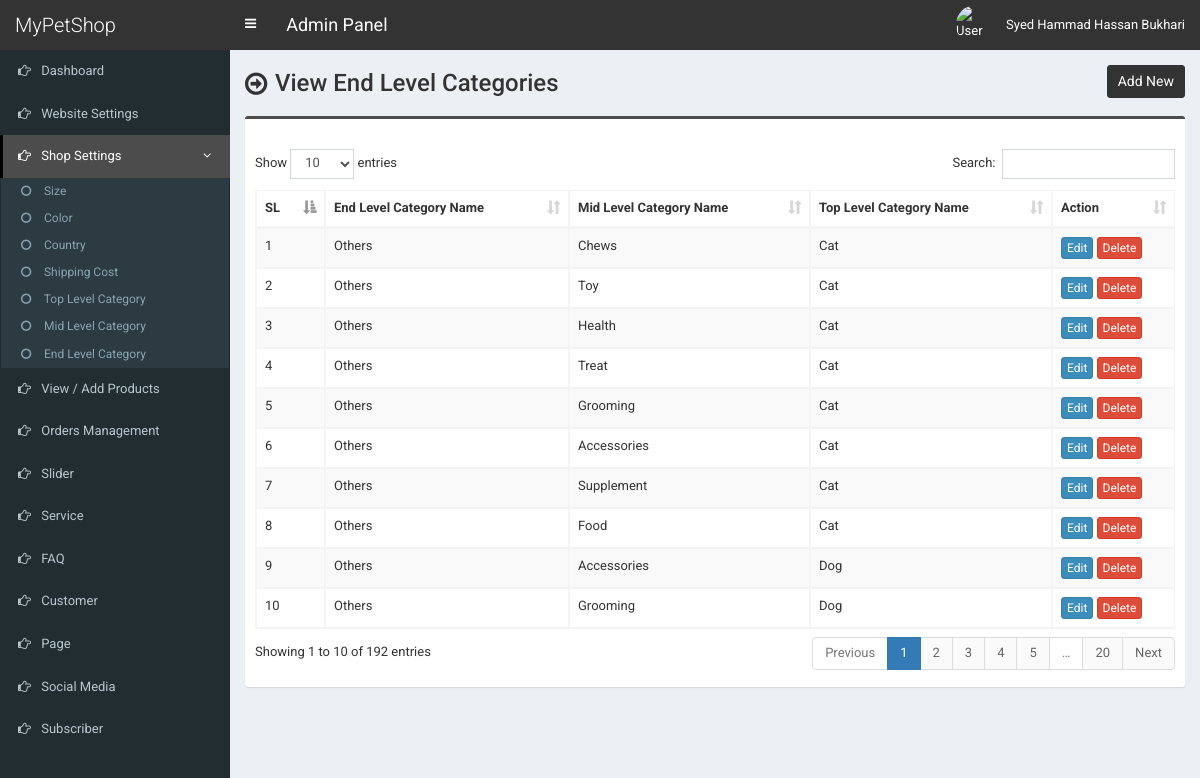
The app's page /admin/end-category.php (signed in) with its own data.
### tables this page shows
CREATE TABLE `tbl_end_category` (
  `ecat_id` int(11) NOT NULL,
  `ecat_name` varchar(255) NOT NULL,
  `mcat_id` int(11) NOT NULL
);

CREATE TABLE `tbl_mid_category` (
  `mcat_id` int(11) NOT NULL,
  `mcat_name` varchar(255) NOT NULL,
  `tcat_id` int(11) NOT NULL
);

CREATE TABLE `tbl_top_category` (
  `tcat_id` int(11) NOT NULL,
  `tcat_name` varchar(255) NOT NULL,
  `show_on_menu` int(1) NOT NULL
);

### admin/end-category.php (the view, shortened to what this page needs)
<?php require_once('header.php'); ?>
<section class="content-header">
	<div class="content-header-left">
		<h1>View End Level Categories</h1>
	</div>
	<div class="content-header-right">
		<a href="end-category-add.php" class="btn btn-primary btn-sm">Add New</a>
	</div>
</section>
<section class="content">
  <div class="row">
    <div class="col-md-12">
      <div class="box box-info">
        <div class="box-body table-responsive">
          <table id="example1" class="table table-bordered table-striped">
			<thead>
			    <tr>
			        <th>SL</th>
			        <th>End Level Category Name</th>
                    <th>Mid Level Category Name</th>
                    <th>Top Level Category Name</th>
			        <th>Action</th>
			    </tr>
			</thead>
            <tbody>
            	<?php
            	$i=0;
            	$statement = $pdo->prepare("SELECT *
                                    FROM tbl_end_category t1
                                    JOIN tbl_mid_category t2
                                    ON t1.mcat_id = t2.mcat_id
                                    JOIN tbl_top_category t3
                                    ON t2.tcat_id = t3.tcat_id
                                    ORDER BY t1.ecat_id DESC
                                    ");
            	$statement->execute();
            	$result = $statement->fetchAll(PDO::FETCH_ASSOC);
            	foreach ($result as $row) {
            		$i++;
            		?>
					<tr>
	                    <td><?php echo $i; ?></td>
	                    <td><?php echo $row['ecat_name']; ?></td>
                        <td><?php echo $row['mcat_name']; ?></td>
                        <td><?php echo $row['tcat_name']; ?></td>
	                    <td>
	                        <a href="end-category-edit.php?id=<?php echo $row['ecat_id']; ?>" class="btn btn-primary btn-xs">Edit</a>
	                        <a href="#" class="btn btn-danger btn-xs" data-href="end-category-delete.php?id=<?php echo $row['ecat_id']; ?>" data-toggle="modal" data-target="#confirm-delete">Delete</a>
	                    </td>
	                </tr>
            		<?php
            	}
            	?>
            </tbody>
          </table>
        </div>
      </div>
</section>
<?php require_once('footer.php'); ?>

### admin/style.css (style rules this page uses)
body { font-size: 13px; font-family: 'Roboto', sans-serif; }
.content-header>h1, .content-header .content-header-left h1 { font-family: 'Roboto', sans-serif; }
.box-info { padding-top: 20px; }
.content-header { overflow: hidden; }
.content-header .content-header-left { float: left; padding-top: 5px; }
.content-header .content-header-right { float: right; }
.content-header .content-header-left h1 { margin-top: 0; margin-bottom: 0; padding-left: 30px; padding-bottom: 5px; font-size: 24px; position: relative; }
.content-header .content-header-left h1:before { position: absolute; top: 0; left: 0; font-family: 'FontAwesome', sans-serif; font-size: 26px; content: '\f18e'; }
.content-header .content-header-right a { position: relative; font-size: 14px; }
.box.box-info { border-top-color: #4c4c4c; }
.content-header .content-header-right a { background-color: #333333; border-color: #333333; }

### records on screen
tbl_end_category: ecat_name "Others", mcat.mcat_name "Chews", tbl_top_category.tcat_name "Cat"
tbl_end_category: ecat_name "Others", mcat.mcat_name "Toy", tbl_top_category.tcat_name "Cat"
tbl_end_category: ecat_name "Others", mcat.mcat_name "Health", tbl_top_category.tcat_name "Cat"
tbl_end_category: ecat_name "Others", mcat.mcat_name "Treat", tbl_top_category.tcat_name "Cat"
tbl_end_category: ecat_name "Others", mcat.mcat_name "Grooming", tbl_top_category.tcat_name "Cat"
tbl_end_category: ecat_name "Others", mcat.mcat_name "Accessories", tbl_top_category.tcat_name "Cat"
tbl_end_category: ecat_name "Others", mcat.mcat_name "Supplement", tbl_top_category.tcat_name "Cat"
tbl_end_category: ecat_name "Others", mcat.mcat_name "Food", tbl_top_category.tcat_name "Cat"
tbl_end_category: ecat_name "Others", mcat.mcat_name "Accessories", tbl_top_category.tcat_name "Dog"
tbl_end_category: ecat_name "Others", mcat.mcat_name "Grooming", tbl_top_category.tcat_name "Dog"

### other values on screen
$_SESSION['user']['full_name'] "Syed Hammad Hassan Bukhari"
